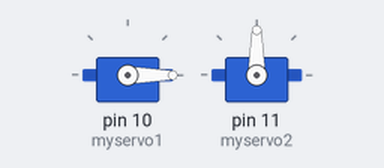
This sketch was run on a simulated Arduino Uno, built with avr-gcc and run on an emulated ATmega328P. Shown: 2 × servo.

Above: at 0.05 s.
Timing chart, 0 to 4.6 s (numbered marks = the images above):
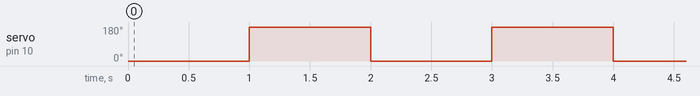

Measured:
- by itself, servo on pin 10 (myservo1): alternates 180° for 1.0 s and 0° for 1.0 s

The sketch:

Servo.ino
```cpp
#include <Servo.h>

Servo myservo1;
Servo myservo2;

void setup() {
  myservo1.attach(10);
  myservo2.attach(11);
}

void avant() {
  myservo1.write(0);
  //myservo2.write(180);
}

void arriere() {
  myservo1.write(180);
  //myservo2.write(0);
}

void droite() {
  myservo1.write(180);
  //myservo2.write(180);
}

void gauche() {
  myservo1.write(0);
  //myservo2.write(0);
}

void loop() {
  avant();
  delay(1000);
  arriere();
  delay(1000);
}
```
